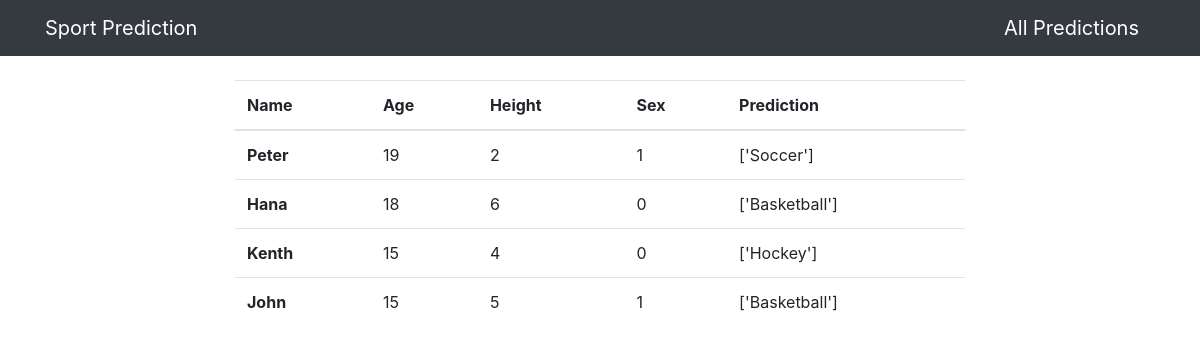
Before: /predictions/ with the older database file.
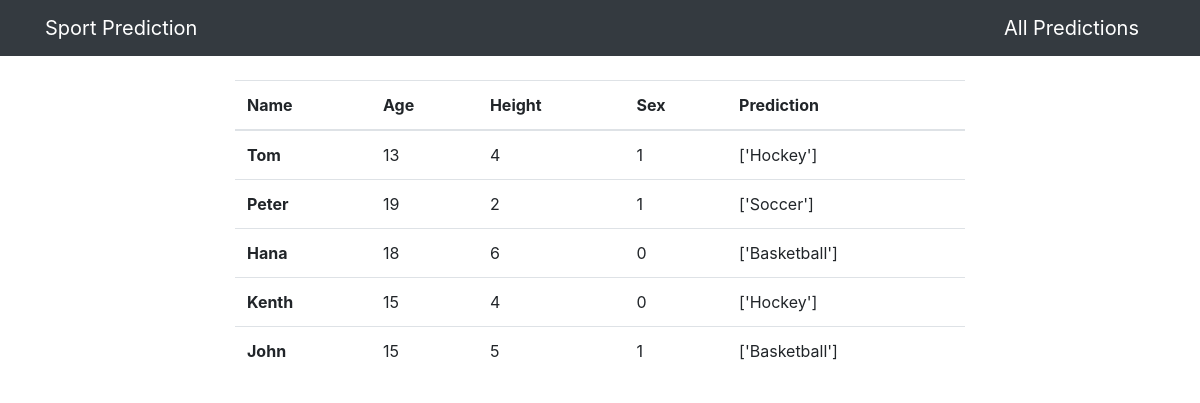
After: the same page with the newer database file.
### dashboard/models.py (models this page shows, shortened)
class Data(models.Model):
    name = models.CharField(max_length=100, null=True)
    age = models.PositiveIntegerField(
        validators=[MinValueValidator(13), MaxValueValidator(19)], null=True
    )
    height = models.PositiveIntegerField(null=True)
    sex = models.PositiveIntegerField(choices=GENDER, null=True)
    prediction = models.CharField(max_length=100, blank=True)
    date = models.DateTimeField(auto_now_add=True)
    class Meta:
        ordering = ["-date"]

### dashboard/views.py (the view)
# urls.py: path("predictions/", views.predictions, name="dashboard-predictions"),
def predictions(request):
    predicted_sports = Data.objects.all()
    context = {"predicted_sports": predicted_sports}
    return render(request, "dashboard/predictions.html", context)

### templates/dashboard/predictions.html (shortened to what this page needs)
{% extends 'partials/base.html' %}
{% block content %}
<div class="container">
    <div class="row mt-4">
        <div class="col-md-8 offset-md-2">
            <table class="table">
                <thead>
                <tr>
                    <th scope="col">Name</th>
                    <th scope="col">Age</th>
                    <th scope="col">Height</th>
                    <th scope="col">Sex</th>
                    <th scope="col">Prediction</th>
                </tr>
                </thead>
                <tbody>
                    {% for data in predicted_sports %}
                    <tr>
                        <th scope="row">{{ data.name }}</th>
                        <td>{{ data.age }}</td>
                        <td>{{ data.height }}</td>
                        <td>{{ data.sex }}</td>
                        <td>{{ data.prediction }}</td>
                    </tr>
                    {% endfor %}
                </tbody>
            </table>
        </div>
    </div>
</div>
{% endblock %}

### templates/partials/base.html (shortened to what this page needs)
<!doctype html>
<html lang="en">
<head>
    <link rel="stylesheet" href="https://cdn.jsdelivr.net/npm/bootstrap@4.6.2/dist/css/bootstrap.min.css">
</head>
<body>
    {% include 'partials/nav.html' %}
    {% block content %}
    {% endblock %}
</body>
</html>

### templates/partials/nav.html
<nav class="navbar navbar-dark bg-dark">
    <div class="container">
        <a class="navbar-brand" href="{% url 'dashboard-index' %}">Sport Prediction</a>
        <a class="navbar-brand ml-auto" href="{% url 'dashboard-predictions' %}">All Predictions</a>
    </div>
</nav>

Changed rows visible on the page:
added Data: name "Tom", age "13", height "4", sex "1", prediction "['Hockey']"
